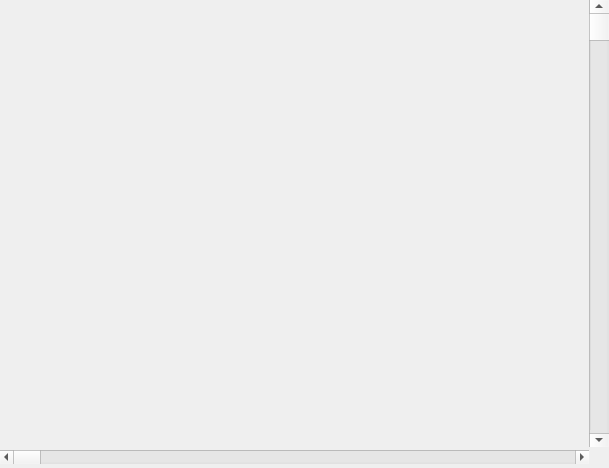
<?xml version="1.0" encoding="UTF-8"?>
<ui version="4.0">
 <class>Form</class>
 <widget class="QWidget" name="Form">
  <property name="geometry">
   <rect>
    <x>0</x>
    <y>0</y>
    <width>609</width>
    <height>468</height>
   </rect>
  </property>
  <property name="windowTitle">
   <string>Form</string>
  </property>
  <layout class="QGridLayout" name="gridLayout_4">
   <property name="leftMargin">
    <number>0</number>
   </property>
   <property name="topMargin">
    <number>0</number>
   </property>
   <property name="rightMargin">
    <number>0</number>
   </property>
   <property name="bottomMargin">
    <number>0</number>
   </property>
   <property name="spacing">
    <number>0</number>
   </property>
   <item row="0" column="0">
    <widget class="QSplitter" name="diagramSplitter">
     <property name="orientation">
      <enum>Qt::Orientation::Vertical</enum>
     </property>
     <widget class="QWidget" name="bottomWidget" native="true">
      <layout class="QGridLayout" name="gridLayout_3">
       <property name="leftMargin">
        <number>0</number>
       </property>
       <property name="topMargin">
        <number>0</number>
       </property>
       <property name="rightMargin">
        <number>0</number>
       </property>
       <property name="bottomMargin">
        <number>0</number>
       </property>
       <property name="spacing">
        <number>0</number>
       </property>
       <item row="0" column="0">
        <widget class="QFrame" name="oglFrame">
         <property name="frameShape">
          <enum>QFrame::Shape::NoFrame</enum>
         </property>
         <property name="frameShadow">
          <enum>QFrame::Shadow::Plain</enum>
         </property>
         <layout class="QGridLayout" name="gridLayout_2">
          <property name="leftMargin">
           <number>0</number>
          </property>
          <property name="topMargin">
           <number>0</number>
          </property>
          <property name="rightMargin">
           <number>0</number>
          </property>
          <property name="bottomMargin">
           <number>0</number>
          </property>
          <property name="spacing">
           <number>0</number>
          </property>
          <item row="0" column="0">
           <widget class="QWidget" name="oglWidget" native="true"/>
          </item>
          <item row="0" column="1">
           <widget class="QScrollBar" name="oglVerticalScrollBar">
            <property name="minimumSize">
             <size>
              <width>20</width>
              <height>0</height>
             </size>
            </property>
            <property name="maximumSize">
             <size>
              <width>20</width>
              <height>16777215</height>
             </size>
            </property>
            <property name="maximum">
             <number>300</number>
            </property>
            <property name="orientation">
             <enum>Qt::Orientation::Vertical</enum>
            </property>
           </widget>
          </item>
         </layout>
        </widget>
       </item>
       <item row="1" column="0">
        <widget class="QFrame" name="oglHorizScrollFrame">
         <property name="sizePolicy">
          <sizepolicy hsizetype="Preferred" vsizetype="Fixed">
           <horstretch>0</horstretch>
           <verstretch>0</verstretch>
          </sizepolicy>
         </property>
         <property name="minimumSize">
          <size>
           <width>0</width>
           <height>21</height>
          </size>
         </property>
         <property name="frameShape">
          <enum>QFrame::Shape::NoFrame</enum>
         </property>
         <property name="frameShadow">
          <enum>QFrame::Shadow::Plain</enum>
         </property>
         <layout class="QGridLayout" name="gridLayout">
          <property name="leftMargin">
           <number>0</number>
          </property>
          <property name="topMargin">
           <number>0</number>
          </property>
          <property name="rightMargin">
           <number>0</number>
          </property>
          <property name="bottomMargin">
           <number>0</number>
          </property>
          <property name="spacing">
           <number>0</number>
          </property>
          <item row="0" column="0">
           <widget class="QScrollBar" name="horizontalScrollBar">
            <property name="enabled">
             <bool>true</bool>
            </property>
            <property name="maximum">
             <number>300</number>
            </property>
            <property name="orientation">
             <enum>Qt::Orientation::Horizontal</enum>
            </property>
           </widget>
          </item>
          <item row="0" column="1">
           <spacer name="horizontalSpacer">
            <property name="orientation">
             <enum>Qt::Orientation::Vertical</enum>
            </property>
            <property name="sizeType">
             <enum>QSizePolicy::Policy::Fixed</enum>
            </property>
            <property name="sizeHint" stdset="0">
             <size>
              <width>20</width>
              <height>20</height>
             </size>
            </property>
           </spacer>
          </item>
         </layout>
        </widget>
       </item>
      </layout>
     </widget>
    </widget>
   </item>
  </layout>
 </widget>
 <resources/>
 <connections/>
</ui>
